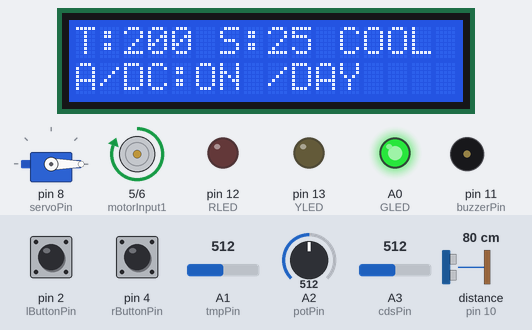
Recording of a sketch running on a simulated Arduino Uno, built with avr-gcc and run on an emulated ATmega328P. Shown: 16×2 character LCD, servo, motor-driver pin pairs drawn as motors (green arrow = first pin HIGH = forward, orange = second pin HIGH = backward, longer = more drive, scaled by the enable pin), output pins drawn as LEDs (lit = HIGH), buzzer (waves = sounding). Wiring (inferred from the names in the program): ultrasonic range finder: trigger pin 7; echo pin 10. The inputs (shaded band) are chosen by the test bench; at power-on: pin 4 (rButtonPin) LOW, A1 (tmpPin) = 512, A2 (potPin) = 512, pin 2 (lButtonPin) LOW, A3 (cdsPin) = 512, distance to the obstacle (sensor on pin 10) 80 cm. The echo pulse lasts 58.3 µs per cm; pins used as bus, display or sensor lines are not drawn; what the sketch prints to the serial monitor is not drawn.

Above: at 1.7 s.
1.8 s: pin 4 (rButtonPin) pulled HIGH for 0.3 s
At 2.32 s:
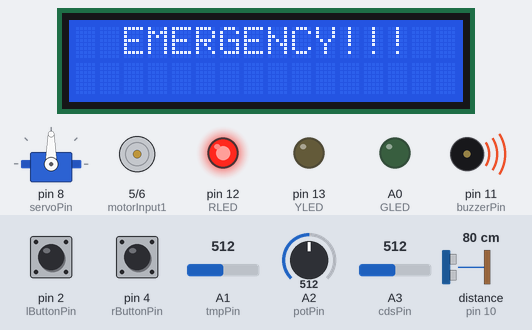
4.4 s: pin 4 (rButtonPin) pulled HIGH for 1 s
At 4.8 s:
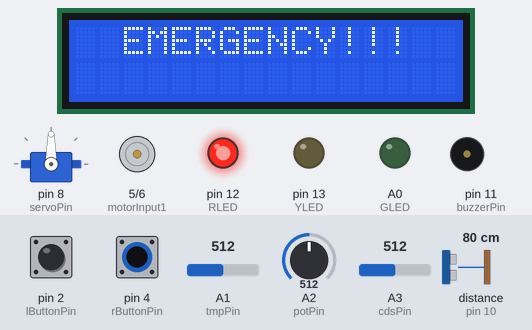
6.9 s: A1 (tmpPin) set to 178
At 8.2 s:
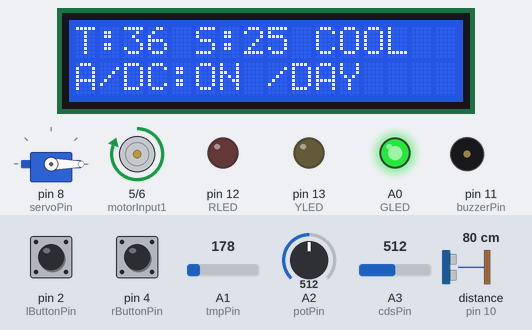
8.5 s: A1 (tmpPin) set to 158
At 9.0 s:
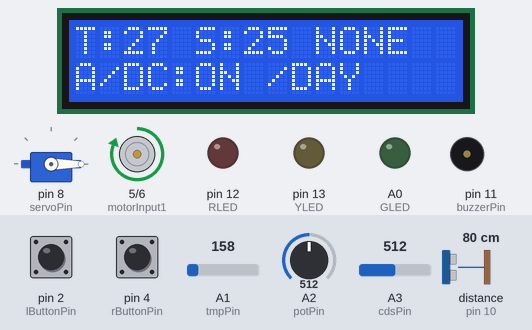
10.2 s: A2 (potPin) set to 775
At 10.8 s:
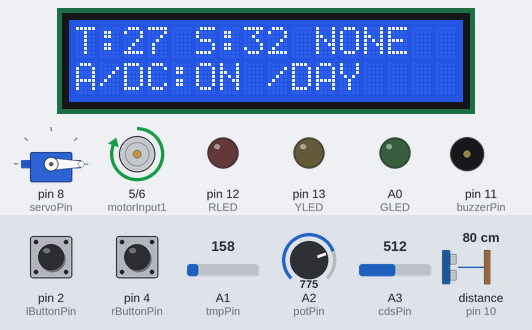
11.8 s: A2 (potPin) set to 797
At 12.5 s:
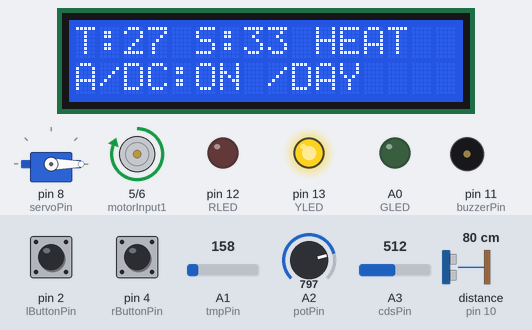
Timing chart, 0 to 14.5 s (numbered marks = the images above; inputs shaded):
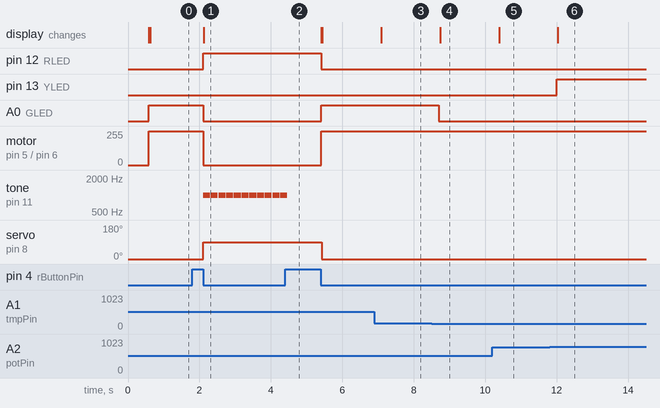

Measured:
- the behaviour switches between 166 and 165 on A1 (tmpPin) (found by bisection; images 3 and 4)
- the behaviour switches between 784 and 785 on A2 (potPin) (found by bisection; images 5 and 6)
- after the input at 1.8 s, pin 12 (RLED): LOW → HIGH after 0.30 s; A0 (GLED): HIGH → LOW after 0.30 s
- after the input at 4.4 s, pin 12 (RLED): HIGH → LOW after 1.0 s; A0 (GLED): LOW → HIGH after 1.0 s; motor on pin 5 (motorInput1) / pin 6 (motorInput2): stopped → forward 255/255 after 1.0 s; tone on pin 11 (buzzerPin): goes on until 4.5 s, then stays silent; servo on pin 8 (servoPin): 90° → 0° after 1.0 s
- after the input at 6.9 s, the display: changes after 0.19 s (image 3)
- after the input at 8.5 s, A0 (GLED): HIGH → LOW after 0.20 s; the display: changes after 0.24 s (image 4)
- after the input at 10.2 s, the display: changes after 0.19 s (image 5)
- after the input at 11.8 s, pin 13 (YLED): LOW → HIGH after 0.20 s; the display: changes after 0.23 s (image 6)

The sketch:

202201556.ino
```cpp
#include <Wire.h>
#include <LiquidCrystal_I2C.h>
#include <Servo.h>

LiquidCrystal_I2C lcd(0x27, 16, 2);

const int GLED = A0;
const int YLED = 13;
const int RLED = 12;

const int tmpPin = A1; //온도센서
const int potPin = A2; //가변저항
const int cdsPin = A3; //조도센서

const int lButtonPin = 2; //왼쪽 버튼
const int mButtonPin = 3; //가운데 버튼
const int rButtonPin = 4; //오른쪽 버튼

const int motorInput1 = 5; //L293D 2번
const int motorInput2 = 6; //L293D 7번
const int motorEnablePin = 9; //L293D 1번

const int servoPin = 8; //서보 모터
const int buzzerPin = 11; //부저
const int echoPin = 10; //초음파 센서 echo
const int trigPin = 7; //초음파 센서 trig

Servo myServo;

bool isEmergency = false; //비상 여부
bool motorAutoMode = true; //모터 auto, manu모드

String climateMode = "NONE";
String controlMode = "A";
String stateDC = "OFF";
String dayOrNight = "DAY";

//LCD 업데이트 함수
void LCDupdate(int temperatureC, int setTemp) {
    lcd.setCursor(0, 0);
    lcd.print("T:");
    lcd.print(temperatureC);
    lcd.print(" S:");
    lcd.print(setTemp);
    lcd.print(" ");
    lcd.print(climateMode); //heat or cool
    lcd.print("  ");

    lcd.setCursor(0, 1);
    if (motorAutoMode) controlMode = "A";
    else controlMode = "M";
    lcd.print(controlMode); // A or M

    lcd.print("/DC:");
    if (stateDC == "ON") lcd.print("ON ");
    else lcd.print("OFF");

    lcd.print("/");
    if (dayOrNight == "DAY") lcd.print("DAY  ");
    else lcd.print("NIGHT");
}

void setup() {
    lcd.begin(16, 2);
    lcd.backlight();
    lcd.print("      START     "); //lcd 시작화면 출력

    pinMode(GLED, OUTPUT);
    pinMode(YLED, OUTPUT);
    pinMode(RLED, OUTPUT);
    pinMode(tmpPin, INPUT);
    pinMode(potPin, INPUT);
    pinMode(motorInput1, OUTPUT);
    pinMode(motorInput2, OUTPUT);
    pinMode(motorEnablePin, OUTPUT);
    pinMode(buzzerPin, OUTPUT);

    pinMode(lButtonPin, INPUT);
    pinMode(mButtonPin, INPUT);
    pinMode(rButtonPin, INPUT);

    pinMode(echoPin, INPUT);
    pinMode(trigPin, OUTPUT);

    myServo.attach(servoPin); //서보모터 핀 연결
    myServo.write(0);

    Serial.begin(9600); //거리 확인용 Serial 시작

    delay(500);
    lcd.clear(); //lcd화면 지우기
}

void loop() {
    //센서값 읽기
    int tmpValue = analogRead(tmpPin); //온도센서 값 읽어오기
    int temperatureC = ((tmpValue * 5.0 / 1024.0) - 0.5) * 100;
    int potTempValue = analogRead(potPin); //가변 저항 값 읽어오기
    int setTemp = map(potTempValue, 0, 1023, 10, 40);

    //------조도센서로 낮과 밤 출력
    int cdsValue = analogRead(cdsPin);
    if (cdsValue < 500) dayOrNight = "NIGHT";
    else dayOrNight = "DAY";

    //---------비상버튼
    if (digitalRead(rButtonPin) == HIGH) {
        delay(50); // 디바운싱
        isEmergency = !isEmergency;
        while (digitalRead(rButtonPin) == HIGH); // 뗄 때까지 대기
        lcd.clear();
    }

    //비상버튼이 눌렸을 경우
    if (isEmergency) {
        digitalWrite(RLED, HIGH); //RLED켜기
        digitalWrite(GLED, LOW); //에어컨 끄기
        digitalWrite(YLED, LOW); //히터 끄기
        digitalWrite(motorEnablePin, LOW); //DC모터 끄기
        digitalWrite(motorInput1, LOW);
        digitalWrite(motorInput2, LOW);
        myServo.write(90); //문 열리기
        tone(buzzerPin, 1000, 200); //부저로 경고음

        lcd.setCursor(0, 0);
        lcd.print("  EMERGENCY!!!  ");
    }
    else {
        noTone(buzzerPin); //부저 끄기
        digitalWrite(RLED, LOW); //RLED 끄기

        //----------DC모터 제어
        if (digitalRead(lButtonPin) == HIGH) {
            delay(200);
            motorAutoMode = !motorAutoMode; // 자동, 수동 전환
            while (digitalRead(lButtonPin) == HIGH);
            lcd.clear();
        }

        if (motorAutoMode) {
            digitalWrite(motorEnablePin, HIGH);
            digitalWrite(motorInput1, HIGH);
            digitalWrite(motorInput2, LOW);
            stateDC = "ON";
        }
        else {
            if (digitalRead(mButtonPin) == HIGH) {
                digitalWrite(motorEnablePin, HIGH);
                digitalWrite(motorInput1, HIGH);
                digitalWrite(motorInput2, LOW);
                stateDC = "ON";
            }
            else {
                digitalWrite(motorEnablePin, LOW);
                digitalWrite(motorInput1, LOW);
                digitalWrite(motorInput2, LOW);
                stateDC = "OFF";
            }
        }

        //-----------냉난방 조절
        if (temperatureC > setTemp + 5) { //설정 온도보다 높으면 에어컨 틀기
            digitalWrite(YLED, LOW);
            digitalWrite(GLED, HIGH);
            climateMode = "COOL";
        }
        else if (temperatureC < setTemp - 5) { //설정 온도보다 낮으면 히터 틀기
            digitalWrite(YLED, HIGH);
            digitalWrite(GLED, LOW);
            climateMode = "HEAT";
        }
        else {
            digitalWrite(YLED, LOW);
            digitalWrite(GLED, LOW);
            climateMode = "NONE";
        }

        //-----------서보 모터 제어
        digitalWrite(trigPin, LOW);
        delayMicroseconds(2);
        digitalWrite(trigPin, HIGH);
        delayMicroseconds(10);
        digitalWrite(trigPin, LOW);

        long duration = pulseIn(echoPin, HIGH, 30000); //타임아웃 추가
        long distance = duration / 29 / 2;

        Serial.print("Distance: ");
        Serial.print(distance);
        Serial.println("cm");

        if (distance > 0 && distance < 30) { //거리가 30cm이내 라면 서보모터로 문 열기
            myServo.write(90);
            digitalWrite(RLED, HIGH);
        }
        else {
            myServo.write(0);
            if (!isEmergency) digitalWrite(RLED, LOW);
        }

        LCDupdate(temperatureC, setTemp);
    }

    delay(200);
}
```
